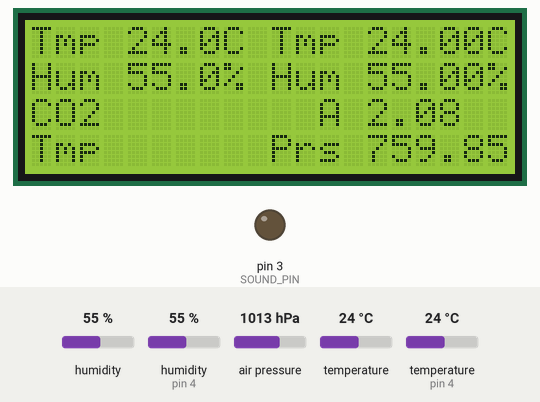
A sketch run on a simulated Arduino Uno, built with avr-gcc and run on an emulated ATmega328P. On the bench: 20×4 character LCD, output pins drawn as LEDs (lit = HIGH). The test bench sets the inputs (shaded band); at power-on: air pressure 1013 hPa, temperature (sensor on pin 4) 24 °C, temperature 24 °C, humidity 55 %, humidity (sensor on pin 4) 55 %. What the sketch prints to the serial monitor is not drawn.

Above: at 1.8 s.
1.9 s: air pressure set to 1048 hPa
At 13.5 s:
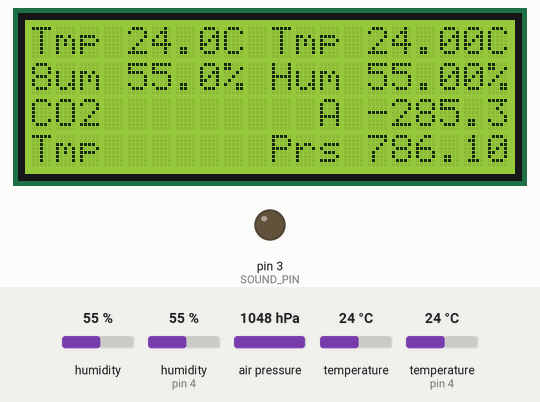
13.8 s: temperature (sensor on pin 4) set to 4 °C
At 24.5 s:
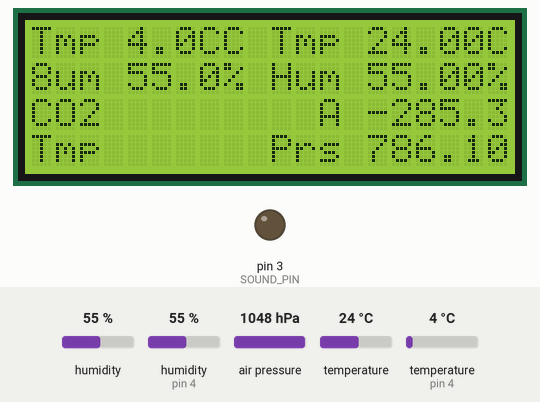
25.0 s: temperature (sensor 0) set to 4 °C
At 35.5 s:
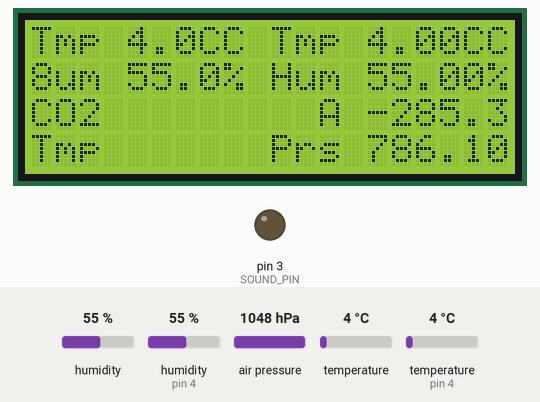
36.1 s: temperature (sensor on pin 4) set to 12 °C
At 46.5 s:
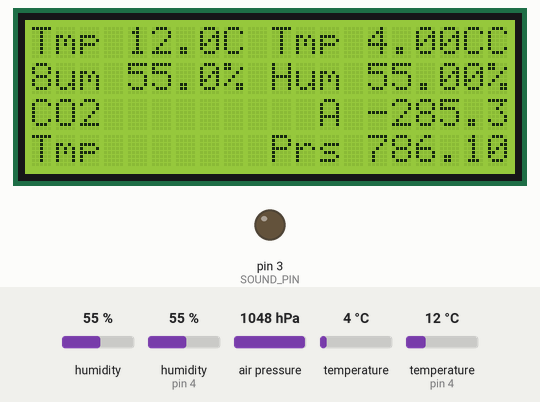
47.2 s: humidity (sensor 0) set to 22 %
At 57.5 s:
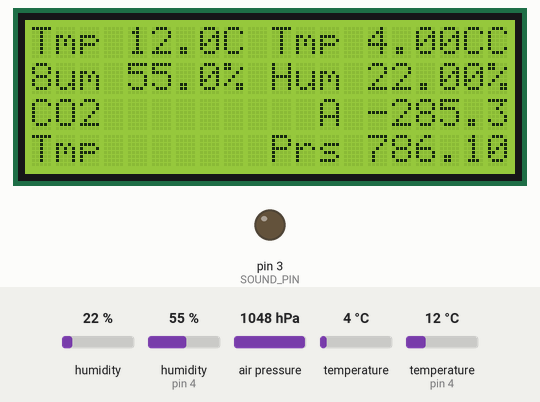
58.4 s: humidity (sensor on pin 4) set to 22 %
At 68.5 s:
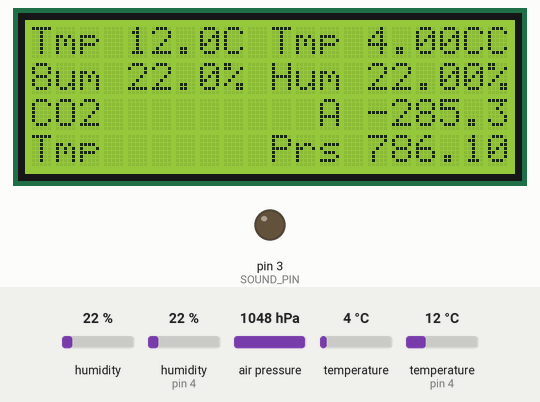
Timing chart, 0 to 70.0 s (numbered marks = the images above; inputs shaded):
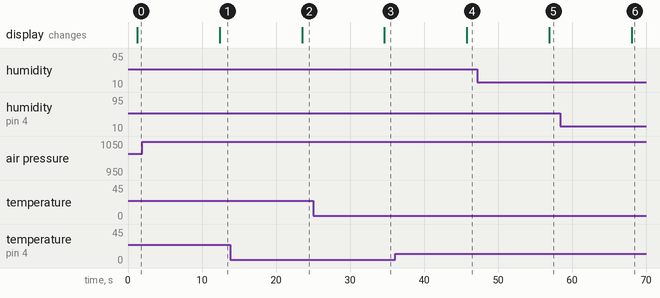

Measured:
- after the input at 1.9 s, the display: changes after 10.5 s (image 1)
- after the input at 13.8 s, the display: changes after 9.7 s (image 2)
- after the input at 25.0 s, the display: changes after 9.7 s (image 3)
- after the input at 36.1 s, the display: changes after 9.7 s (image 4)
- after the input at 47.2 s, the display: changes after 9.7 s (image 5)
- after the input at 58.4 s, the display: changes after 9.7 s (image 6)

The sketch:

project-workspace-climate-monitor.ino
```cpp
// Created by Quash (qshzone.ru) 2018
// 350 — 450 ppm    : Нормальный уровень на открытом воздухе.
// less than 600 ppm : Приемлемые уровни. Уровень. рекомендованный для спален, детских садов и школ.
// 600 — 1000 ppm   : Жалобы на несвежий воздух, возможно снижение концентрации внимания.
// 1000 ppm          : Максимальный уровень стандартов ASHRAE (American Society of Heating, Refrigerating and Air-Conditioning Engineers) и OSHA (Occupational Safety & Health Administration).
// 1000 — 2500 ppm  : Общая вялость, снижение концентрации внимания, возможна головная боль.
// 2500 — 5000 ppm  : Возможны нежелательные эффекты на здоровье.
// dht22
// mh-z19 +/- 50 ppm

#include <LiquidCrystal_I2C.h>
#include <DHT.h>
#include <SoftwareSerial.h>
#include <Adafruit_BMP085.h>
#include <Adafruit_BME280.h>

// Roadmap
// 1. Noise read value, and score it
// 2. Different threads without common delay
// 3. Updating screen just values and if value is changed
// 4. Delete ppm>m< symbol
// 5. Timer to turn off lcd backlight by button
// 6. Send data to thingspeak service

// Settings
LiquidCrystal_I2C lcd(0x27,20,4);  // Address and size of display
#define DHT_PIN 4
#define MHZ19_RX_PIN 5
#define MHZ19_TX_PIN 6
#define NOISE_PIN 2
#define SOUND_PIN 3
// Limits
#define PERIOD_DHT22 2000 // Not often than 2 secs
#define PERIOD_MHZ19 3000 // Not often than 3 secs
#define PERIOD_BUZZER 12000 // 2 minutes
#define MAX_NOISE_SCORE 5

// Initialize
DHT dht(DHT_PIN, DHT22);
SoftwareSerial mhz19serial(MHZ19_TX_PIN, MHZ19_RX_PIN); // RX, TX Nano
Adafruit_BMP085 bmp;
Adafruit_BME280 bme;
unsigned long dht22LastRead = 0;
unsigned long mhz19LastRead = 0;
unsigned long buzzerLastRead = 0;
int noise_score = 0;
byte noise_symbol[8] = // :(
{
  B00000,
  B01010,
  B01010,
  B00000,
  B01110,
  B10001,
  B00000,
};

void setup() {
  // Logging
  logSetup();
  log("Start");
  // Display
  lcd.init(); // Initialize the lcd
  lcd.backlight(); // Turn on the backlight
  lcd.createChar(1, noise_symbol);
  lcd.clear();
  lcd.setCursor(0,0); lcd.print("Tmp ");
  lcd.setCursor(0,1); lcd.print("Hum ");
  lcd.setCursor(0,2); lcd.print("CO2 ");
  lcd.setCursor(0,3); lcd.print("Tmp ");
  lcd.setCursor(10,0); lcd.print("Tmp ");
  lcd.setCursor(10,1); lcd.print("Hum ");
  lcd.setCursor(12,2); lcd.print("A ");
  lcd.setCursor(10,3); lcd.print("Prs ");
  // Sensors
  dht.begin();
  mhz19serial.begin(9600);
  pinMode(NOISE_PIN, INPUT);
  pinMode(SOUND_PIN, OUTPUT);

  if(!bmp.begin())
  {
    /* There was a problem detecting the BMP085 ... check your connections */
    Serial.print("Ooops, no BMP085 detected ... Check your wiring or I2C ADDR!");
    while(1);
  }

  if (!bme.begin()) {
      Serial.println("Could not find a valid BME280 sensor, check wiring!");
      while (1);
  }
}

void loop() {
  // Reading data from sensors
  float t = dht.readTemperature();
  float h = dht.readHumidity();
  dht22LastRead = millis();
  int co2 = readCO2();
  mhz19LastRead = millis();
  int noise = 1;//digitalRead(NOISE_PIN);
  buzzerLastRead = millis();

  log("\tTemp(C)\tHum(%)\tPrs(mm)\tAlt(m)\tCO2(ppm)");
  log("dht\t" + String(t,1) + "\t" + String(h,1) + "\t-\t-\t-");
  log("bme\t" + String(bme.readTemperature()) + "\t" + String(bme.readHumidity()) + "\t" + String(bme.readPressure() * 0.007501) + "\t" + String(bme.readAltitude(1013.25)) + "\t-");
  log("bmp\t" + String(bmp.readTemperature()) + "\t-\t" + String(bmp.readPressure() * 0.007501) + "\t" + String(bmp.readAltitude()) + "\t-");
  log("mhz\t-\t-\t-\t-\t" + String(co2));
  log("");

  if (noise == 0) {
    if (noise_score == MAX_NOISE_SCORE) { playMelody(); }
    else { noise_score++; }
  }
  else if (noise_score > 0) {
    noise_score--;
  }
  //log("Noise sensor " + String(noise));

  // Show data
  lcd.setCursor(4,0);
  if (!isnan(h)) { lcd.print(String(t,1) + "C"); }
  lcd.setCursor(4,1);
  if(!isnan(t)) { lcd.print(String(h,1) + "%"); }
  lcd.setCursor(4,2);
  if (co2 >= 0) { lcd.print(String(co2) + "ppm "); }
  //lcd.setCursor(15,0);
  //for(int i = 0; i < noise_score; i++) { lcd.print("\1"); }

  lcd.setCursor(14,0); lcd.print(String(bme.readTemperature()) + "C");
  lcd.setCursor(14,1); lcd.print(String(bme.readHumidity()) + "%");
  lcd.setCursor(14,2); lcd.print(String(bme.readAltitude(1013.25)));;// + "m ");
  lcd.setCursor(14,3); lcd.print(String(bme.readPressure() * 0.007501));//+ "mm ");

  delay(10000);
}

// MH-Z19 reading co2 value
int readCO2() {
  byte mhz19_command[9] = {0xFF, 0x01, 0x86, 0x00, 0x00, 0x00, 0x00, 0x00, 0x79}; // MH-Z19 comand to get data
  unsigned char mhz19_response[9];

  mhz19serial.write(mhz19_command, 9);
  memset(mhz19_response, 0, 9);
  mhz19serial.readBytes(mhz19_response, 9);

  // CRC calculating
  byte crc = 0;
  for (int i = 1; i < 8; i++) crc += mhz19_response[i];
  crc = 255 - crc;
  crc++;
  if (!(mhz19_response[0] == 0xFF && mhz19_response[1] == 0x86 && mhz19_response[8] == crc)) { return -1; }

  // Result value calculating
  unsigned int responseHigh = (unsigned int)mhz19_response[2];
  unsigned int responseLow = (unsigned int)mhz19_response[3];

  lcd.setCursor(4,3); lcd.print(String(mhz19_response[4] - 40) + "C");

  return 256 * responseHigh + responseLow;
}

const byte COUNT_NOTES = 39; // Notes count
// Notes frequency
int frequences[COUNT_NOTES] = {
  392, 392, 392, 311, 466, 392, 311, 466, 392,
  587, 587, 587, 622, 466, 369, 311, 466, 392,
  784, 392, 392, 784, 739, 698, 659, 622, 659,
  415, 554, 523, 493, 466, 440, 466,
  311, 369, 311, 466, 392
};
// Notes duration
int durations[COUNT_NOTES] = {
  350, 350, 350, 250, 100, 350, 250, 100, 700,
  350, 350, 350, 250, 100, 350, 250, 100, 700,
  350, 250, 100, 350, 250, 100, 100, 100, 450,
  150, 350, 250, 100, 100, 100, 450,
  150, 350, 250, 100, 750
};
void playMelody() {
  for (int i = 0; i <= COUNT_NOTES; i++  ) {
    tone(SOUND_PIN, frequences[i], durations[i] * 2);
    delay(durations[i] * 2);  // Pause
    noTone(SOUND_PIN); // Stop
  }
}

void logSetup() { Serial.begin(9600); }
void log(String message) { Serial.println(message); }
```
